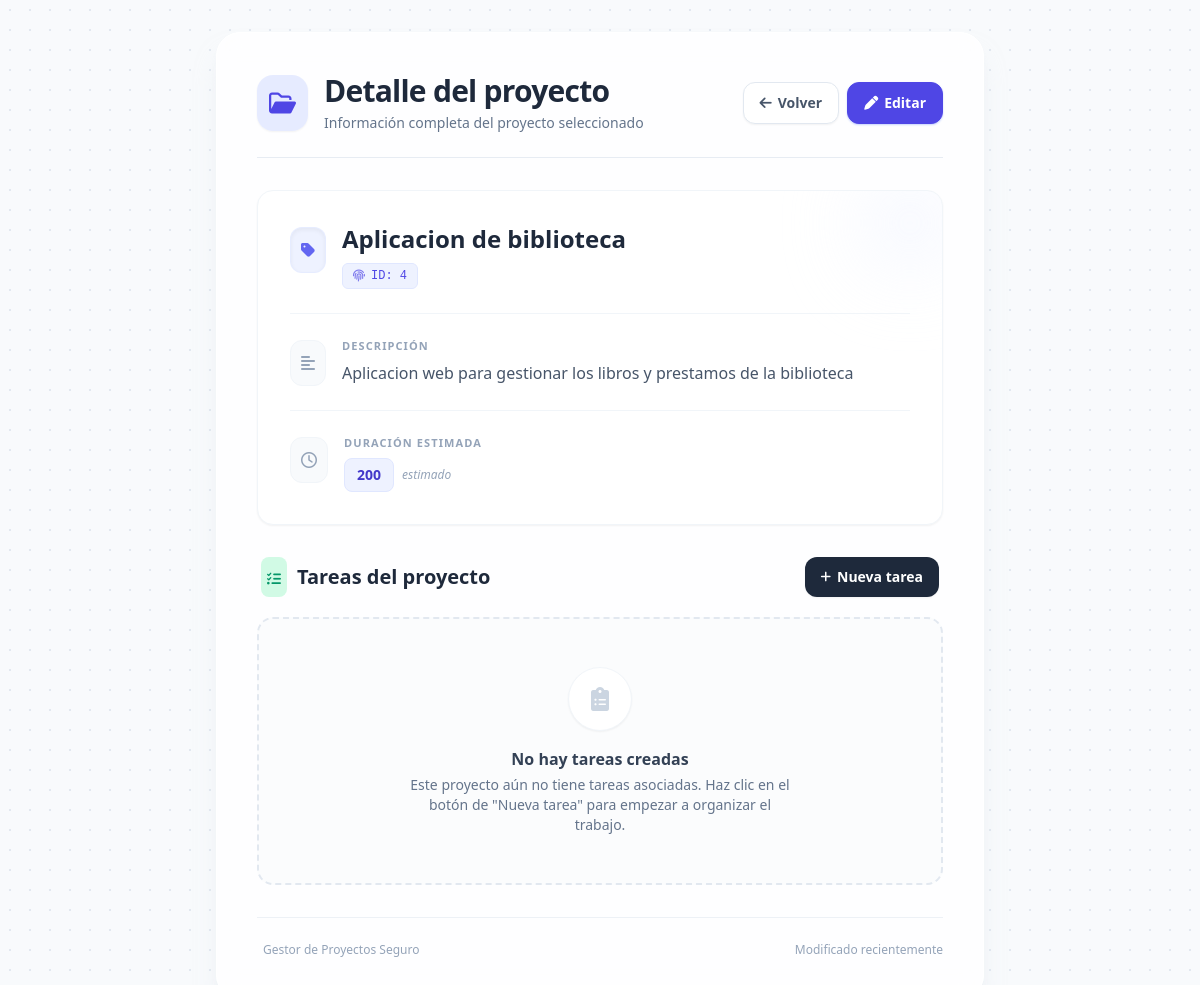
Before: /proyectos/4/ with the older database file.
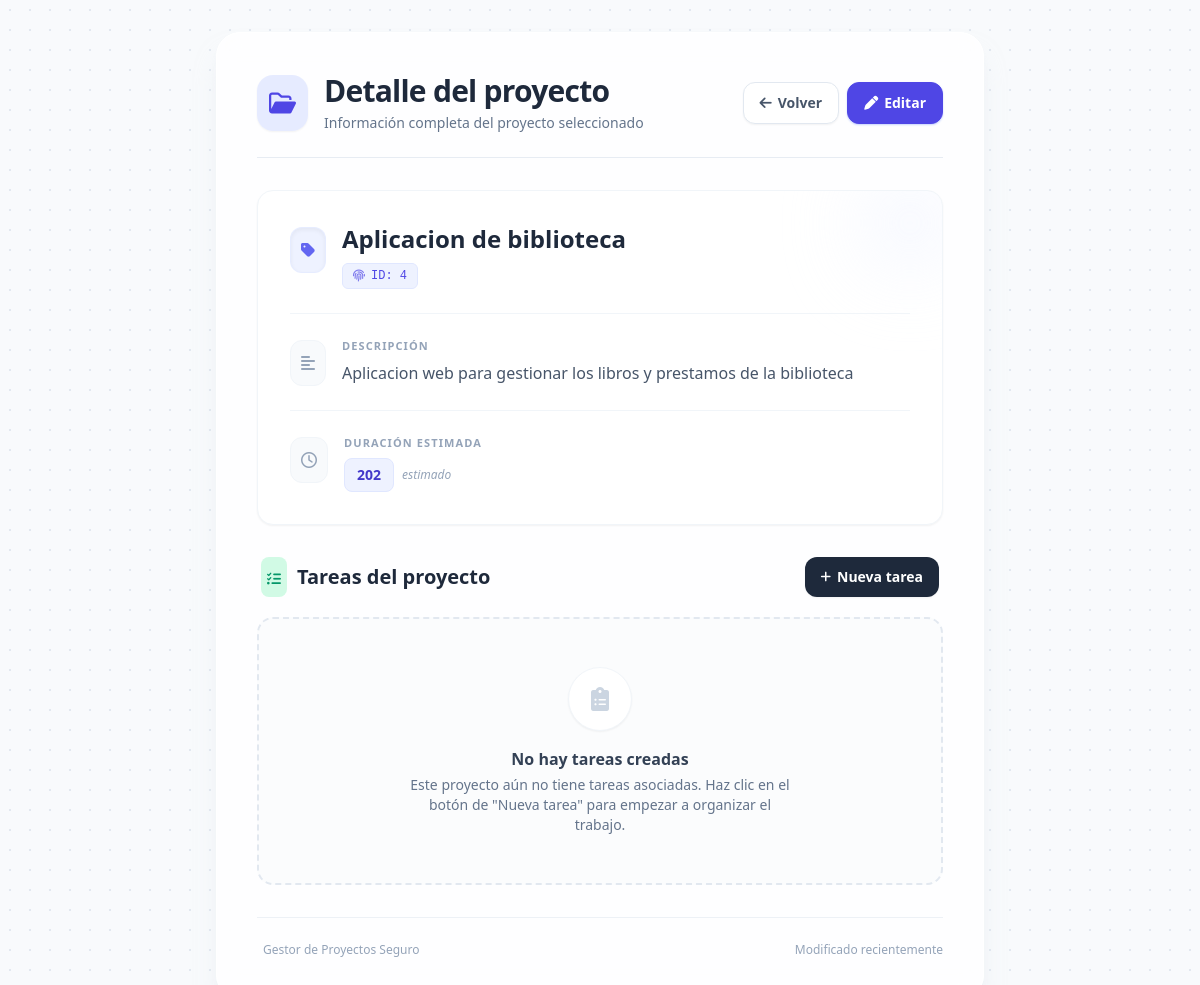
After: the same page with the newer database file.
### gestor_proyectos/models.py (models this page shows, shortened)
class Proyecto(models.Model):
    nombre = models.CharField(max_length=100) # Campo de texto (varchar)
    descripcion = models.TextField() # Campo de texto largo
    duracion = models.IntegerField() # Campo numerico entero
    imagen = models.ImageField(upload_to='img/', default='img/logo.png')

### gestor_proyectos/views.py (the view)
# urls.py: path('proyectos/<int:id>/', views.ver_proyecto, name='ver_proyecto'),
def ver_proyecto(request, id):
    proyecto= Proyecto.objects.get(id=id)
    return render(request,'detalle-proyecto.html',{'proyecto':proyecto})

### gestor_proyectos/templates/detalle-proyecto.html (shortened to what the changed rows need)
<!DOCTYPE html>
<html lang="es">
<head>
    <script src="https://cdn.tailwindcss.com"></script>
    <link rel="stylesheet" href="https://cdnjs.cloudflare.com/ajax/libs/font-awesome/6.0.0-beta3/css/all.min.css" />
</head>
<body class="min-h-screen flex items-center justify-center p-4 md:p-8 font-sans antialiased text-slate-800">
    <div class="w-full max-w-3xl bg-white/80 backdrop-blur-md rounded-3xl shadow-xl shadow-slate-200/50 p-6 md:p-10 border border-white">
        <div class="flex flex-col sm:flex-row sm:items-center gap-4 mb-8 border-b border-slate-200/80 pb-6">
            <div class="flex-1">
                <h1 class="text-2xl md:text-3xl font-extrabold text-slate-800 tracking-tight">
                    Detalle del proyecto
                </h1>
            </div>
        </div>
        <div class="detalle-card bg-white rounded-2xl p-6 md:p-8 border border-slate-100 shadow-sm mb-8 relative overflow-hidden">
            <div class="flex items-start gap-4 mb-6 relative z-10">
                <div>
                    <h2 class="text-xl md:text-2xl font-bold text-slate-800 break-words leading-tight">
                        {{ proyecto.nombre }}
                    </h2>
                    <span class="inline-flex items-center mt-2 text-xs font-mono font-medium bg-indigo-50 text-indigo-600 px-2.5 py-1 rounded-md border border-indigo-100">
                        <i class="fa-solid fa-fingerprint mr-1.5 opacity-70"></i> ID: {{ proyecto.id }}
                    </span>
                </div>
            </div>
            <div class="flex items-start gap-4 mb-6 border-t border-slate-100 pt-6 relative z-10">
                <div class="flex-1 min-w-0">
                    <p class="text-[11px] font-bold text-slate-400 uppercase tracking-widest campo-label mb-1.5">
                        Descripción
                    </p>
                    <p class="text-sm md:text-base text-slate-600 leading-relaxed break-words">
                        {{ proyecto.descripcion }}
                    </p>
                </div>
            </div>
            <div class="flex items-start gap-4 border-t border-slate-100 pt-6 relative z-10">
                <div>
                    <div class="flex items-center gap-2">
                        <span class="inline-flex items-center bg-indigo-50 px-3 py-1.5 rounded-lg text-sm font-semibold text-indigo-700 border border-indigo-100">
                            {{ proyecto.duracion }}
                        </span>
                        <span class="text-xs text-slate-400 font-medium italic">estimado</span>
                    </div>
                </div>
            </div>
        </div>
        <div>
            <div class="flex items-center justify-between gap-4 mb-5 px-1">
                <h2 class="text-lg md:text-xl font-bold text-slate-800 flex items-center gap-2.5">
                    <div class="p-1.5 bg-emerald-100 text-emerald-600 rounded-lg">
                        <i class="fa-solid fa-list-check text-sm"></i>
                    </div>
                    Tareas del proyecto
                </h2>
            </div>
        </div>
    </div>
</body>
</html>

Changed rows visible on the page:
changed Proyecto "Aplicacion de biblioteca": duracion "200" → "202"
